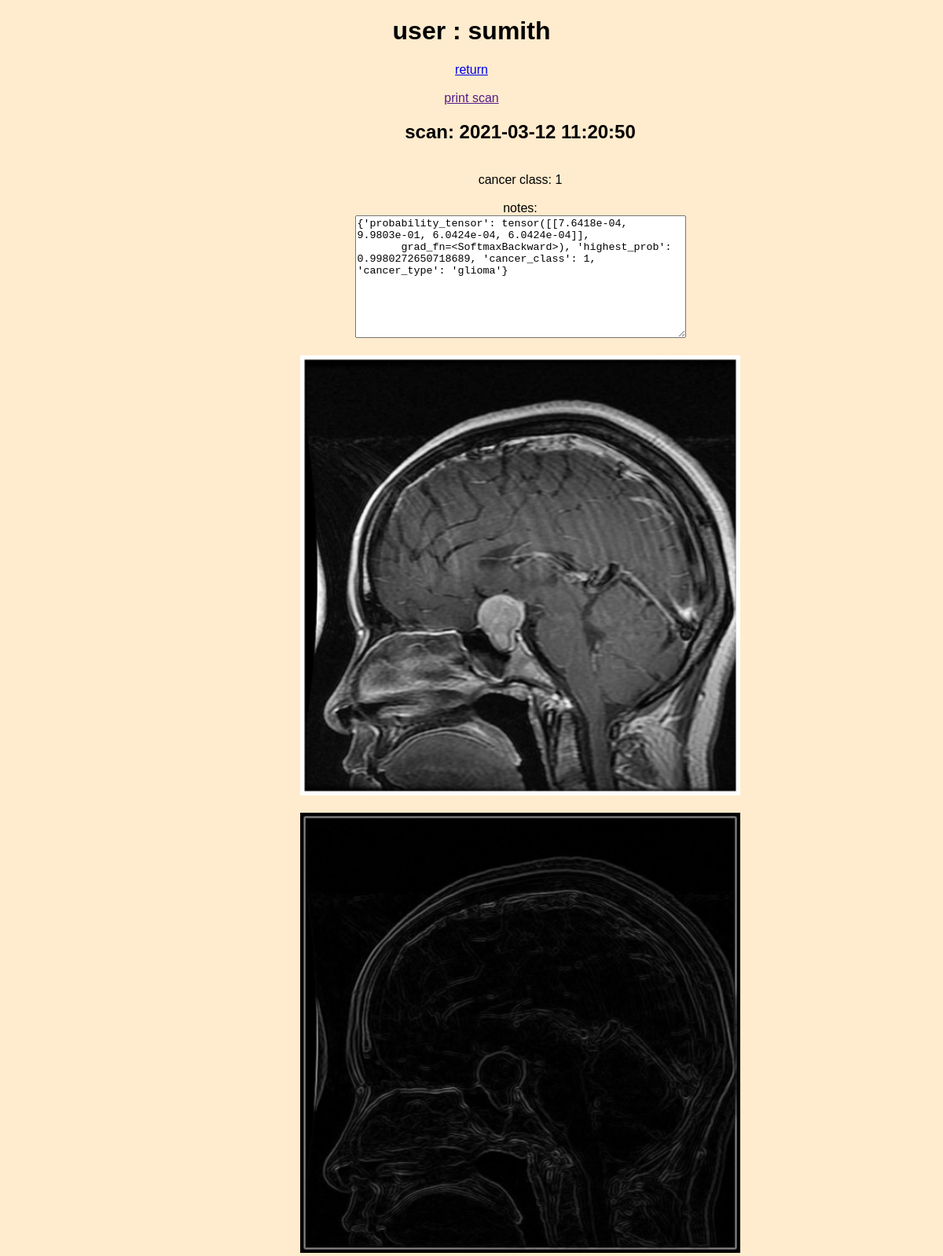
Page /view/1/53 on the committed database.
### app.py (models this page shows, shortened)
class Images(db.Model):
    __bind_key__ = 'images'
    id = db.Column(db.Integer, primary_key=True)
    user_id = db.Column(db.Integer, ForeignKey(Users.id), nullable=True)
    image_path = db.Column(db.String(200), nullable=False)
    cancer_class = db.Column(db.Integer, nullable=True)
    scan_image_path = db.Column(db.String(200), nullable=True)
    notes = db.Column(db.String(200), nullable=True)
    date_time_added = db.Column(db.String(10))

### app.py (the view)
@app.route('/view/<int:userid>/<int:scanid>')
def view(userid, scanid):
    if userid == 0:
        user = userid
    else:
        user = Users.query.get_or_404(userid)
    return render_template('view_scan.html',
                           user=user,
                           scan=Images.query.get_or_404(scanid))

### app.py (called while the page is built)
@app.after_request
def add_header(r):
    r.cache_control.max_age = 0
    print('no cache')
    return r

### templates/view_scan.html (shortened to what this page needs)
{% extends 'base.html' %}
{% block body %}
{% if user.username %}
    <h1>user : {{user.username}}</h1>
{% else %}
    <h1>user : guest</h1>
{% endif %}
<a href='/user/{{scan.user_id}}'>return</a>
<br>
<br>
<a id='print_link' href=''>print scan</a>
<div style='width: 700px; position: relative; left: 26%;'>
    <h2>scan: {{scan.date_time_added}}</h2>
    <br>
    <a>cancer class: {{scan.cancer_class}}</a>
    <br>
    <br>
    <a>notes:</a>
    <br>
    <textarea readonly rows="10" cols="50" >{{scan.notes}}</textarea>
    <br>
    <br>
    <img src={{scan.image_path}} width='80%'>
    <br>
    <br>
    <img src={{scan.scan_image_path}} width="80%" atl='scan'>
</div>
{% endblock %}

### static/css/main.css (style rules this page uses)
body { font-family: sans-serif; text-align: center; margin: 0px; padding: 0px; background-color: blanchedalmond; }

### rows in the picture
Images: date_time_added "2021-03-12 11:20:50", cancer_class "1", notes "{'probability_tensor': tensor([[7.6418e-04, 9.9803e-01, 6.0424e-04, 6.0424e-04]], grad_fn=<SoftmaxBackward>), 'highest_prob': 0.9980272650718689, 'cancer_class': 1, 'cancer_type': 'glioma'}", image_path (picture), scan_image_path (picture)

### other values in the picture
{{ user.username }} "sumith"
